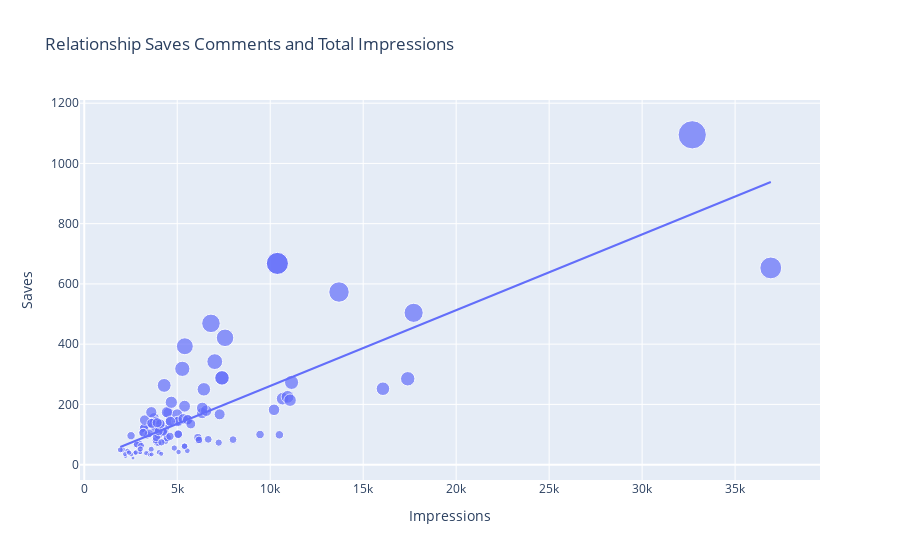

Write notebook code for a chart like this one.
### Markdown cell above
A more number of shares will result in a higher reach, but shares don't affect the reach of a post as much as likes do. Now, let's have a look at the relationship between the number of saves and the number of impressions

### Code cell
figure = px.scatter(data_frame = data, x="Impressions",
                     y="Saves", size="Saves", trendline="ols",
                     title= "Relationship Saves Comments and Total Impressions")

figure.show()
